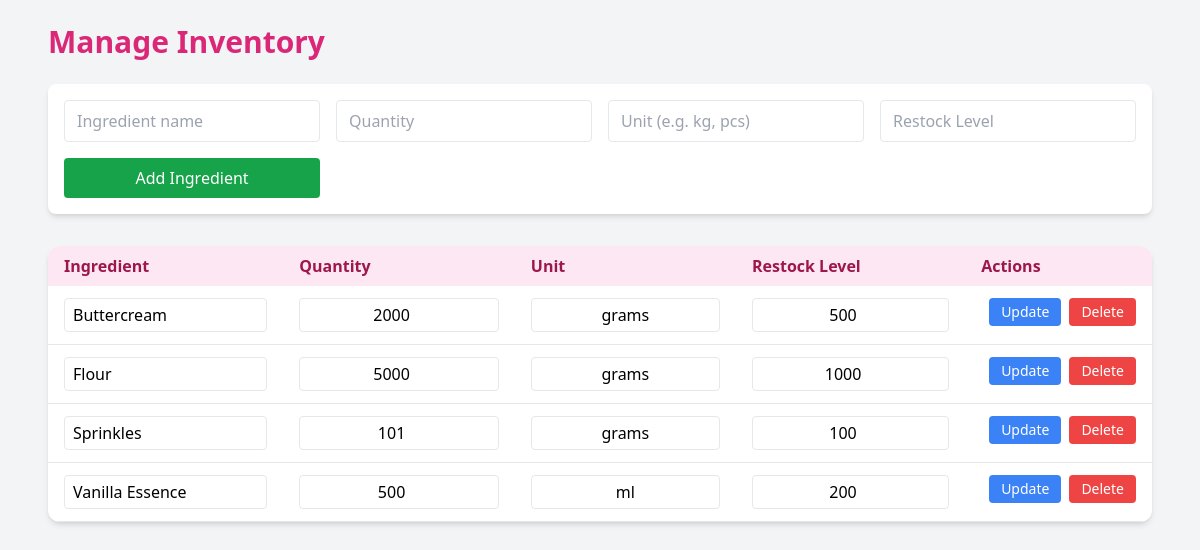
Page /inventory.php (signed in) on the committed database.
### tables this page shows
CREATE TABLE `inventory` (
  `id` int(11) NOT NULL,
  `ingredient_name` varchar(100) DEFAULT NULL,
  `quantity` int(11) DEFAULT NULL,
  `unit` varchar(20) DEFAULT NULL,
  `restock_level` int(11) DEFAULT NULL
);

### inventory.php (the view, shortened to what this page needs)
<?php
require 'includes/db.php';
$ingredients = $pdo->query("SELECT * FROM inventory ORDER BY ingredient_name ASC")->fetchAll();
?>
<!DOCTYPE html>
<html lang="en">
<head>
    <script src="https://cdn.tailwindcss.com"></script>
</head>
<body class="bg-gray-100">
    <div class="p-6 max-w-6xl mx-auto">
        <h2 class="text-3xl font-bold text-pink-600 mb-6">Manage Inventory</h2>
        <form method="POST" class="bg-white p-4 rounded-lg shadow-md mb-8 grid grid-cols-1 sm:grid-cols-4 gap-4">
            <input type="text" name="ingredient_name" placeholder="Ingredient name" required class="border px-3 py-2 rounded">
            <input type="number" name="quantity" placeholder="Quantity" required class="border px-3 py-2 rounded">
            <input type="text" name="unit" placeholder="Unit (e.g. kg, pcs)" required class="border px-3 py-2 rounded">
            <input type="number" name="restock_level" placeholder="Restock Level" required class="border px-3 py-2 rounded">
            <button name="add" class="bg-green-600 text-white px-4 py-2 rounded hover:bg-green-700">Add Ingredient</button>
        </form>
        <table class="min-w-full bg-white shadow-md rounded-xl overflow-hidden">
            <thead class="bg-pink-100 text-pink-800">
                <tr>
                    <th class="px-4 py-2 text-left">Ingredient</th>
                    <th class="px-4 py-2 text-left">Quantity</th>
                    <th class="px-4 py-2 text-left">Unit</th>
                    <th class="px-4 py-2 text-left">Restock Level</th>
                    <th class="px-4 py-2 text-left">Actions</th>
                </tr>
            </thead>
            <tbody>
                <?php foreach ($ingredients as $item): ?>
                    <tr class="border-b hover:bg-gray-50 <?= $item['quantity'] <= $item['restock_level'] ? 'bg-yellow-50' : '' ?>">
                        <form method="POST" class="contents">
                            <td class="px-4 py-3">
                                <input type="text" name="ingredient_name" value="<?= htmlspecialchars($item['ingredient_name']) ?>" class="w-full px-2 py-1 border rounded">
                            </td>
                            <td class="px-4 py-3">
                                <input type="number" name="quantity" value="<?= $item['quantity'] ?>" class="w-full px-2 py-1 border rounded text-center">
                            </td>
                            <td class="px-4 py-3">
                                <input type="text" name="unit" value="<?= $item['unit'] ?>" class="w-full px-2 py-1 border rounded text-center">
                            </td>
                            <td class="px-4 py-3">
                                <input type="number" name="restock_level" value="<?= $item['restock_level'] ?>" class="w-full px-2 py-1 border rounded text-center">
                            </td>
                            <td class="px-4 py-3 flex space-x-2">
                                <button name="update" class="bg-blue-500 text-white px-3 py-1 rounded hover:bg-blue-600 text-sm">Update</button>
                                <a href="?delete=<?= $item['id'] ?>" onclick="return confirm('Delete this item?')" class="bg-red-500 text-white px-3 py-1 rounded hover:bg-red-600 text-sm">Delete</a>
                            </td>
                        </form>
                    </tr>
                <?php endforeach; ?>
            </tbody>
        </table>
    </div>
</body>
</html>

### rows in the picture
inventory: ingredient_name "Buttercream", quantity "2000", unit "grams", restock_level "500"
inventory: ingredient_name "Flour", quantity "5000", unit "grams", restock_level "1000"
inventory: ingredient_name "Sprinkles", quantity "101", unit "grams", restock_level "100"
inventory: ingredient_name "Vanilla Essence", quantity "500", unit "ml", restock_level "200"
